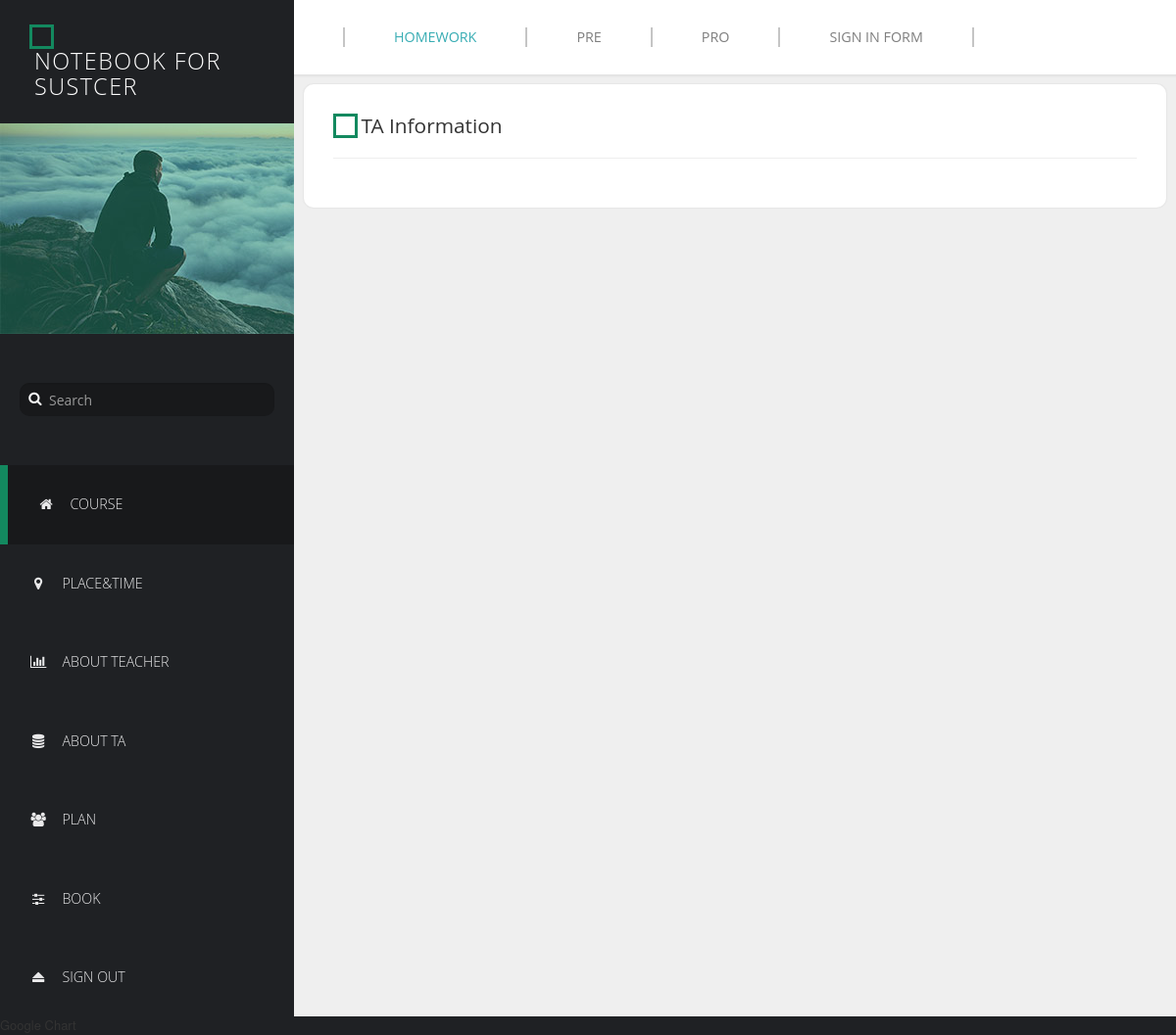
The app's page /notebook/ta/2/, older data.
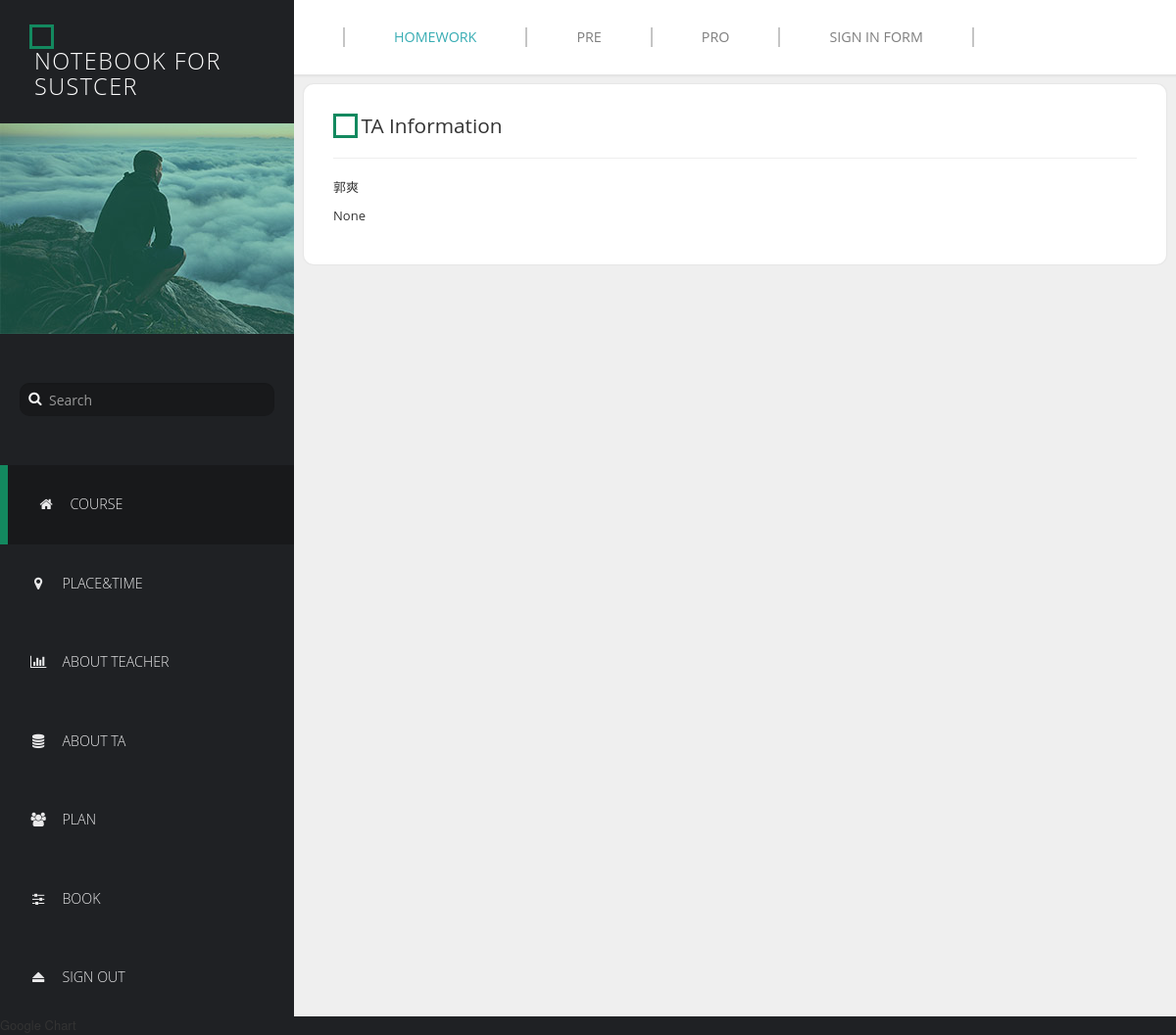
The same page, newer data.
### course/models.py (models this page shows, shortened)
class TA(models.Model):
    name = models.CharField(max_length=50)
    contact_information = models.TextField(blank=True, null=True)
    address = models.CharField(max_length=20, null=True, blank=True)
    reservation = models.DateTimeField(auto_now=False, auto_now_add=False, null=True, blank=True)

### course/views.py (the view)
# urls.py: url(r'^ta/(?P<course_id>\d+)/$', views.ta_detail, name='ta'),
def ta_detail(request, course_id):
    course = Course.objects.get(pk=course_id)
    return render(request, 'ta.html', {'course': course})

### template/ta.html (shortened to what this page needs)
{% extends 'course.html' %}
{% block content %}
    <div class="templatemo-content-widget white-bg col-2">
              <div class="square"></div>
              <h2 class="templatemo-inline-block">TA Information</h2><hr>
          {% for ta in course.ta.all %}
              <p>{{ ta.name}}</p>
              <p>{{ ta.reservation }}</p>
            {% endfor %}
            </div>
{% endblock %}

Row changes from the older to the newer data that the page shows:
added TA: name "郭爽", reservation "None"
